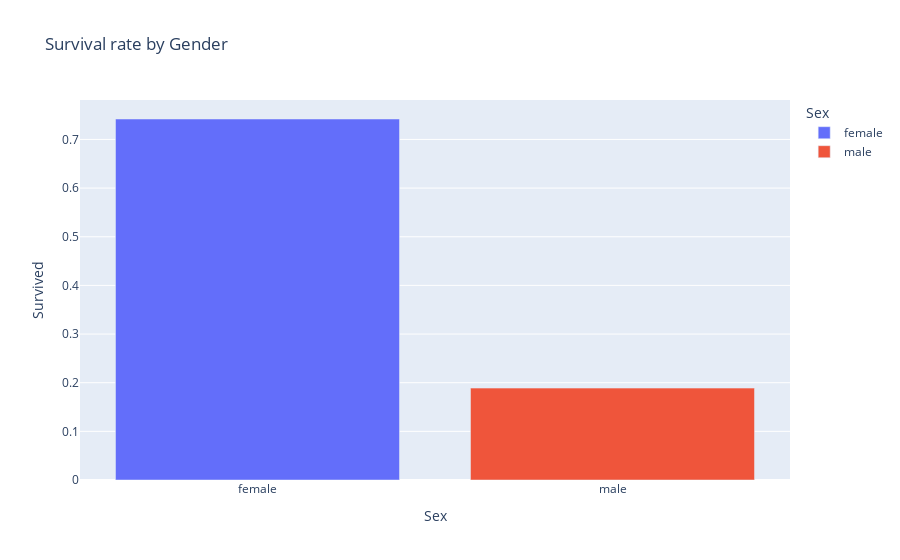

Notebook code for this chart:
### Code cell
fig=px.bar(gender_survival,x='Sex', y='Survived', title='Survival rate by Gender',color='Sex')
fig.show()

### Figure 1 — Plotly figure (JSON) as saved in the notebook; plotly's stock layout.template omitted (floating-point values rounded to 4 significant figures)
{"data": [{"alignmentgroup": "True", "hovertemplate": "Sex=%{x}<br>Survived=%{y}<extra></extra>", "legendgroup": "female", "marker": {"color": "#636efa", "pattern": {"shape": ""}}, "name": "female", "offsetgroup": "female", "orientation": "v", "showlegend": true, "textposition": "auto", "type": "bar", "x": ["female"], "xaxis": "x", "y": [0.742], "yaxis": "y"}, {"alignmentgroup": "True", "hovertemplate": "Sex=%{x}<br>Survived=%{y}<extra></extra>", "legendgroup": "male", "marker": {"color": "#EF553B", "pattern": {"shape": ""}}, "name": "male", "offsetgroup": "male", "orientation": "v", "showlegend": true, "textposition": "auto", "type": "bar", "x": ["male"], "xaxis": "x", "y": [0.1889], "yaxis": "y"}], "layout": {"autosize": true, "barmode": "relative", "legend": {"title": {"text": "Sex"}, "tracegroupgap": 0}, "title": {"text": "Survival rate by Gender"}, "xaxis": {"anchor": "y", "autorange": true, "categoryarray": ["female", "male"], "categoryorder": "array", "domain": [0, 1], "range": [-0.5, 1.5], "title": {"text": "Sex"}, "type": "category"}, "yaxis": {"anchor": "x", "autorange": true, "domain": [0, 1], "range": [0, 0.7811], "title": {"text": "Survived"}, "type": "linear"}}}
